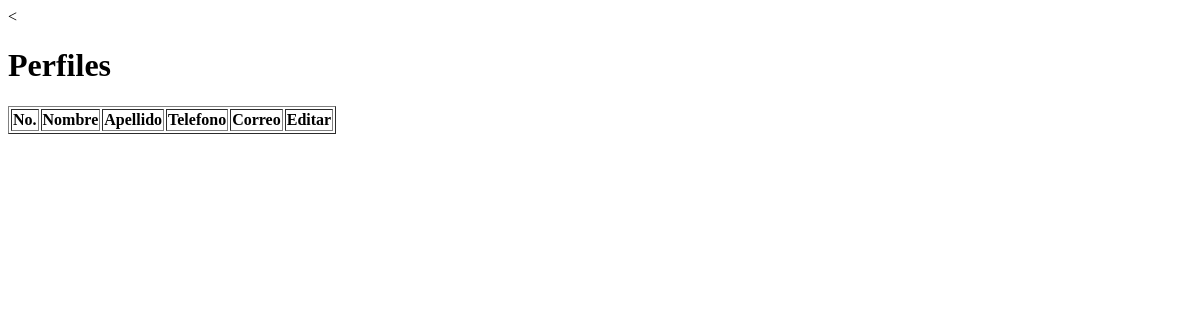
Page /reclutamiento/candidato/lado-oscuro/index.php on the earlier database version.
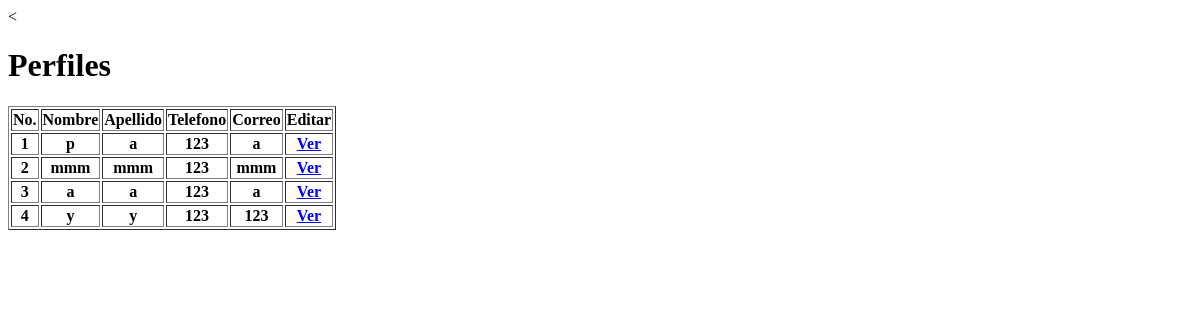
Same page on the later database version.
### tables this page shows
CREATE TABLE `employees` (
  `empfullname` varchar(50) NOT NULL DEFAULT '',
  `employee_passwd` varchar(25) NOT NULL DEFAULT '',
  `apellidos` varchar(75) NOT NULL DEFAULT '',
  `employid` bigint(255) NOT NULL,
  `edociv` varchar(50) DEFAULT NULL,
  `sexo` varchar(10) DEFAULT NULL,
  `nss` varchar(20) DEFAULT NULL,
  `email` varchar(75) NOT NULL,
  `telefono` int(50) NOT NULL,
  `tipo` enum('0','1','2','3') NOT NULL,
  `foto` varchar(200) DEFAULT NULL
);

### reclutamiento/candidato/lado-oscuro/index.php (the view, shortened to what this page needs)
<<!DOCTYPE html>
<html>
<head>
</head>
<body>
    <h1>Perfiles</h1>
    <?php
        include '../../config.php';
        $con=mysqli_connect($host,$user,$pass,$name);
            $query = "SELECT empfullname,apellidos,email,telefono,employid FROM employees where tipo = '1'";
            $result = mysqli_query($con,$query);
            echo "<table border = 1>\n";
            echo "  <tr>\n";
            echo "      <th>No.</th>\n";
            echo "      <th>Nombre </th>\n";
            echo "      <th>Apellido </th>\n";
            echo "      <th>Telefono </th>\n";
            echo "      <th>Correo </th>\n";
            echo "      <th>Editar</th>\n";
            echo "</tr>\n";
            $c=1;
            while($row = mysqli_fetch_array($result)){
                echo "  <tr>\n";
                echo "      <th>$c</th>\n";
                echo "      <th>".$row[0]."</th>\n";
                echo "      <th>".$row[1]."</th>\n";
                echo "      <th>".$row[3]."</th>\n";
                echo "      <th>".$row[2]."</th>\n";
                echo "      <th><a href = \"inf_asp.php?id=".$row[4]."\">Ver</a></th>\n";
                echo "  </tr>";
                $c++;
            }
            echo "</table>\n"
    ?>
</body>
</html>

Differences in the rows shown:
added employees: empfullname "p", apellidos "a", telefono "123", email "a"
added employees: empfullname "mmm", apellidos "mmm", telefono "123", email "mmm"
added employees: empfullname "a", apellidos "a", telefono "123", email "a"
added employees: empfullname "y", apellidos "y", telefono "123", email "123"
